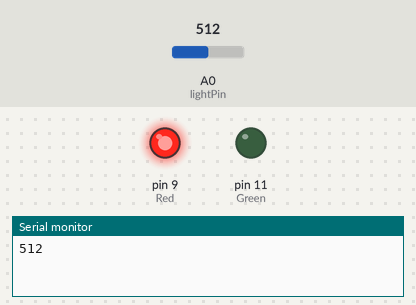
A sketch run on a simulated Arduino Uno, built with avr-gcc and run on an emulated ATmega328P. On the bench: output pins drawn as LEDs (lit = HIGH), the last lines printed to the serial monitor. Inputs (shaded band) come from the test bench; at power-on: A0 (lightPin) = 512.

Above: at 1.2 s.
1.3 s: A0 (lightPin) set to 887
2.8 s: A0 (lightPin) set to 911
At 3.2 s:
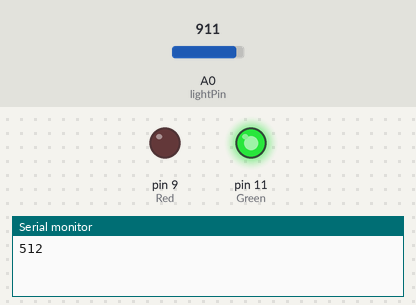
4.3 s: A0 (lightPin) set to 890
At 5.2 s:
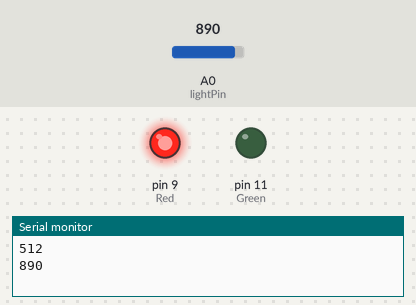
6.0 s: A0 (lightPin) set to 900
At 6.9 s:
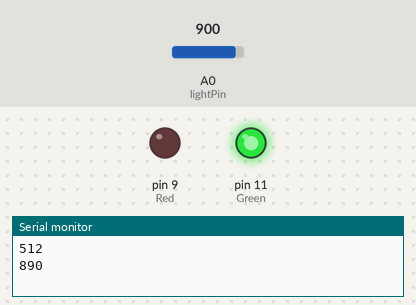
Timing chart, 0 to 8.5 s (numbered marks = the images above; inputs shaded):
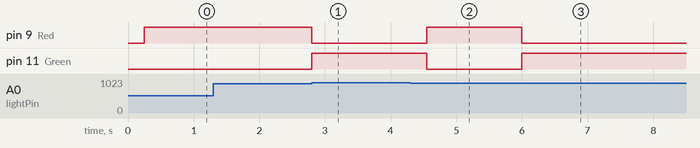

The sketch:

12._Light_adjusting_RED_GREEN_signal.ino
```cpp
int lightPin=A0;
int lightVal;
int dt=250;
int Red=9;
int Green=11;


void setup() {
  // put your setup code here, to run once:
pinMode(lightPin,INPUT);
pinMode(Red,OUTPUT);
pinMode(Green,OUTPUT);
Serial.begin(9600);
}

void loop() {
  // put your main code here, to run repeatedly:
lightVal=analogRead(A0);
Serial.println(lightVal);
delay(dt);

  while(lightVal<900){
    digitalWrite(Red,HIGH);
    digitalWrite(Green,LOW);
    lightVal=analogRead(A0);
  }
  while(lightVal>=900){
    digitalWrite(Red,LOW);
    digitalWrite(Green,HIGH);
    lightVal=analogRead(A0);
  }
}
```

Measured:
- the behaviour switches between 899 and 900 on A0 (lightPin) (found by bisection; images 0 and 1)
- after the input at 1.3 s, every drawn part: stays the same
- after the input at 2.8 s, pin 9 (Red): HIGH → LOW at once; pin 11 (Green): LOW → HIGH at once
- after the input at 4.3 s, pin 9 (Red): LOW → HIGH after 0.25 s; pin 11 (Green): HIGH → LOW after 0.25 s
- after the input at 6.0 s, pin 9 (Red): HIGH → LOW at once; pin 11 (Green): LOW → HIGH at once
